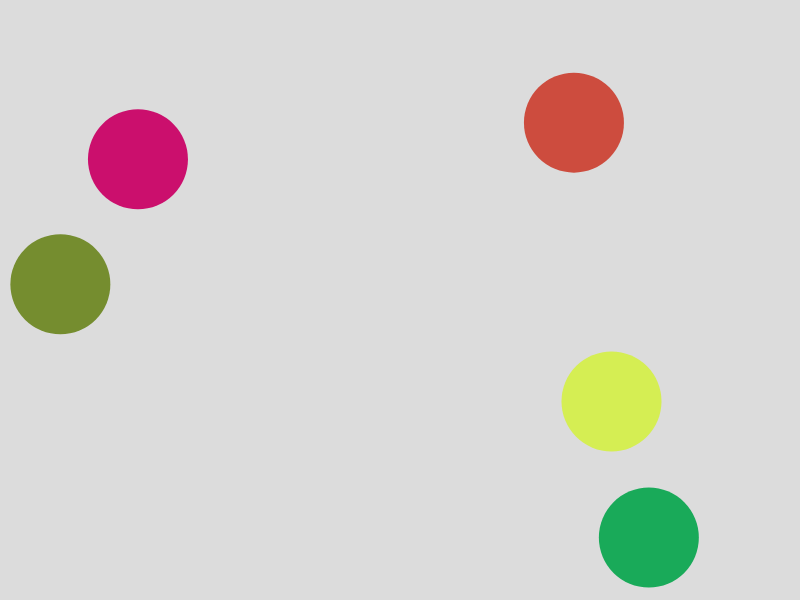
Frame 1 (no input)
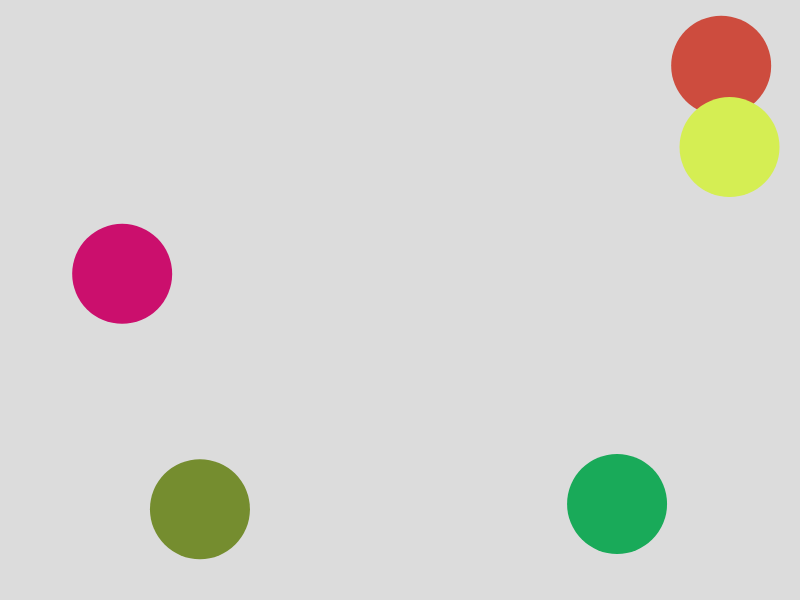
Frame 60 (no input)
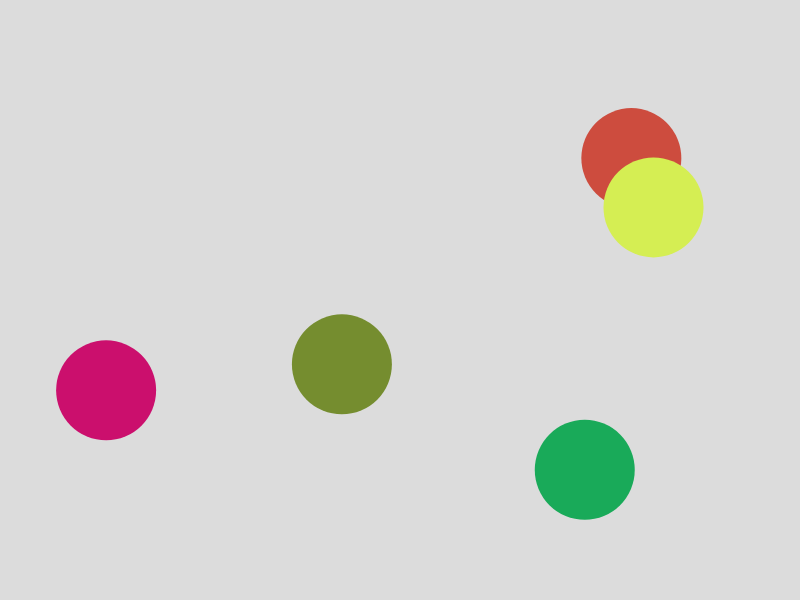
Frame 120 (the mouse pressed at the canvas centre since frame 60)

The p5.js sketch that drew these frames (run headless with seeded random() and noise() and a simulated clock; from frame 60 on, the mouse is pressed at the canvas centre):

// p5.js sketch
// ── sketch.js
class Ball {
    constructor(x, y) {
        this.x = x;
        this.y = y;
        this.diameter = 100;
        this.speedX = random(-5, 5);
        this.speedY = random(-5, 5);
        this.color = color(random(255), random(255), random(255));
    }

    move() {
        // Update position
        this.x += this.speedX;
        this.y += this.speedY;

        // Bounce off walls
        if (this.x + this.diameter/2 > width || this.x - this.diameter/2 < 0) {
            this.speedX *= -1;
        }
        if (this.y + this.diameter/2 > height || this.y - this.diameter/2 < 0) {
            this.speedY *= -1;
        }
    }

    display() {
        fill(this.color);
        noStroke();
        circle(this.x, this.y, this.diameter);
    }

    clicked(px, py) {
        let d = dist(px, py, this.x, this.y);
        if (d < this.diameter/2) {
            this.color = color(random(255), random(255), random(255));
        }
    }
}

let balls = [];

function setup() {
    createCanvas(800, 600);
    // Create 5 balls with random positions
    for (let i = 0; i < 5; i++) {
        balls.push(new Ball(random(width), random(height)));
    }
}

function draw() {
    background(220);
    
    // Update and display all balls
    for (let ball of balls) {
        ball.move();
        ball.display();
    }
}

function mousePressed() {
    // Check if any ball was clicked
    for (let ball of balls) {
        ball.clicked(mouseX, mouseY);
    }
} 
